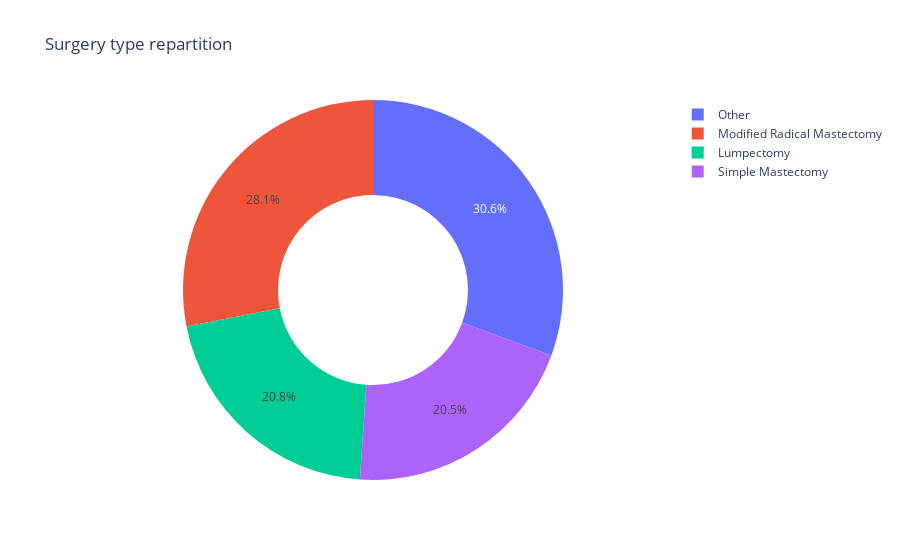

Notebook source saved alongside this figure:
### Code cell
stage=df['Surgery_type'].value_counts()
transactions=stage.index
quantity=stage.values
fig=px.pie(df,
          values=quantity,
          names=transactions, hole=0.5,
          title='Surgery type repartition')
fig.show()

### Figure 1 — Plotly figure (JSON) as saved in the notebook; plotly's stock layout.template omitted (floating-point values rounded to 4 significant figures)
{"data": [{"domain": {"x": [0, 1], "y": [0, 1]}, "hole": 0.5, "hovertemplate": "label=%{label}<br>value=%{value}<extra></extra>", "labels": ["Other", "Modified Radical Mastectomy", "Lumpectomy", "Simple Mastectomy"], "legendgroup": "", "name": "", "showlegend": true, "type": "pie", "values": [97, 89, 66, 65]}], "layout": {"legend": {"tracegroupgap": 0}, "title": {"text": "Surgery type repartition"}}}
